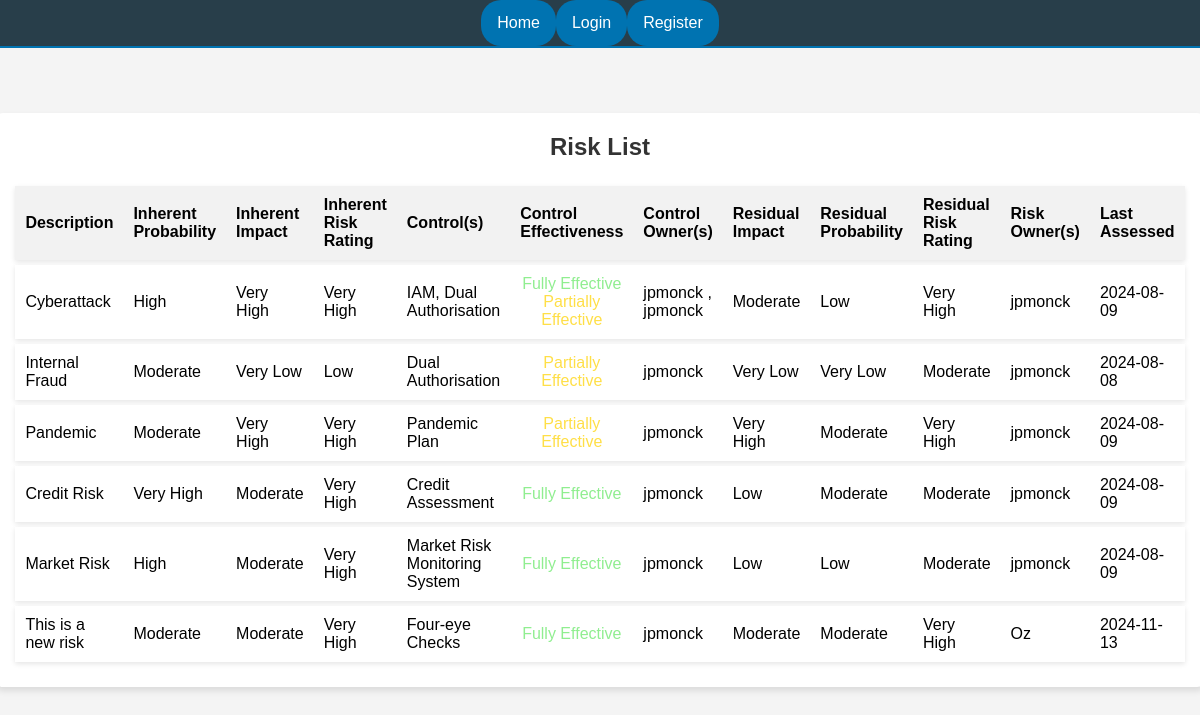
/risks/, run on an earlier commit of the app's database.
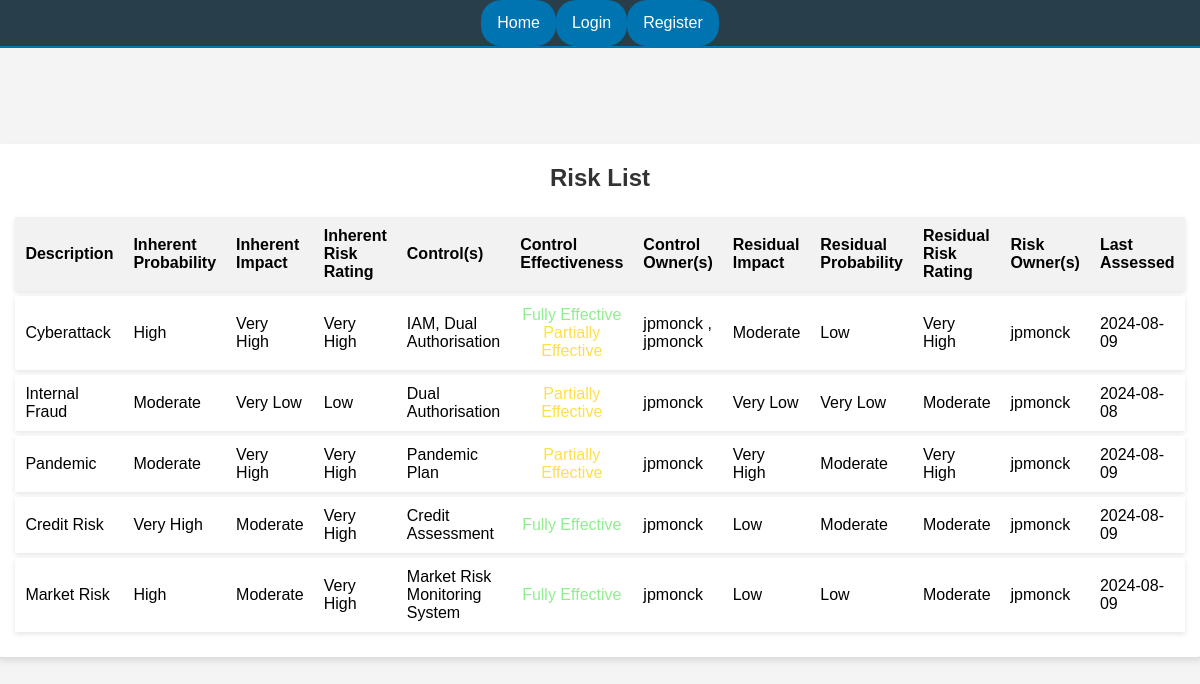
And on a later commit of the database.
### prudence/models.py (models this page shows, shortened)
class Risk(models.Model):
    description = models.TextField()
    inherent_probability = models.IntegerField(choices=PROBABILITY_CHOICES)
    inherent_impact = models.IntegerField(choices=IMPACT_CHOICES)
    inherent_risk_rating = models.DecimalField(
        max_digits=5, decimal_places=2, null=True, blank=True)
    controls = models.ManyToManyField(Control, blank=True)
    residual_impact = models.IntegerField(
        choices=IMPACT_CHOICES, null=True, blank=True)
    residual_probability = models.IntegerField(
        choices=PROBABILITY_CHOICES, null=True, blank=True)
    residual_risk_rating = models.DecimalField(
        max_digits=5, decimal_places=2, null=True, blank=True)
    risk_owner = models.ForeignKey(
        User, related_name='risks_owned', on_delete=models.SET_NULL, null=True)
    last_assessed = models.DateField(auto_now=True)

class Control(models.Model):
    name = models.CharField(max_length=255)
    description = models.TextField()
    EFFECTIVENESS_CHOICES = [
        (0.0, 'Not Effective'),
        (0.5, 'Partially Effective'),
        (1.0, 'Fully Effective'),
    ]
    effectiveness = models.FloatField(
        choices=EFFECTIVENESS_CHOICES, default=0.0)
    owner = models.ForeignKey(
        User, related_name='controls', on_delete=models.SET_NULL, null=True)
    clastassessed = models.DateField(auto_now=True)

### accounts/models.py (models this page shows)
class CustomUser(AbstractUser):
    pass

### prudence/views.py (the view)
# urls.py: path('risks/', views.risk_list, name='risk_list'),
def risk_list(request):
    risks = Risk.objects.all().prefetch_related('controls', 'controls__owner')
    return render(request, 'risk_list.html', {'risks': risks})

### prudence/templatetags/risk_filters.py (called while the page is built)
@register.filter(name='get_description')
def get_description(value, arg):
    if arg == 'prob':
        return dict(PROBABILITY_CHOICES).get(value, 'Unknown')
    elif arg == 'impact':
        return dict(IMPACT_CHOICES).get(value, 'Unknown')

def risk_rating_to_description(value):
    if value < 1.5:
        return 'Very Low'
    elif 1.5 <= value < 3.5:
        return 'Low'
    elif 3.5 <= value < 6.5:
        return 'Moderate'
    elif 6.5 <= value < 8.5:
        return 'High'
    elif value >= 8.5:
        return 'Very High'
    return 'Out of Range'  # For unexpected values

@register.filter
def get_risk_description(value):
    try:
        value = float(value)  # Ensuring the value can be evaluated
        return risk_rating_to_description(value)
    except (TypeError, ValueError):
        return 'Invalid Input'  # In case of non-numeric inputs

### templates/risk_list.html (shortened to what this page needs)
{% extends 'base.html' %}
{% load risk_filters %}
{% block content %}
<div class="container">
    <h1>Risk List</h1>
    <table class="risk-table">
        <thead>
            <tr>
                <th>Description</th>
                <th>Inherent Probability</th>
                <th>Inherent Impact</th>
                <th>Inherent Risk Rating</th>
                <th>Control(s)</th>
                <th>Control Effectiveness</th>
                <th>Control Owner(s)</th>
                <th>Residual Impact</th>
                <th>Residual Probability</th>
                <th>Residual Risk Rating</th>
                <th>Risk Owner(s)</th>
                <th>Last Assessed</th>
            </tr>
        </thead>
        <tbody>
            {% for risk in risks %}
            <tr class="editable-row" data-id="{{ risk.id }}" style="cursor:pointer">
                <td>{{ risk.description }}</td>
                <td>{{ risk.inherent_probability|get_description:'prob' }}</td>
                <td>{{ risk.inherent_impact|get_description:'impact' }}</td>
                <td>{{ risk.inherent_risk_rating|get_risk_description }}</td>
                <td>
                    {% for control in risk.controls.all %}
                        {{ control.name }}{% if not forloop.last %}, {% endif %}
                    {% endfor %}
                </td>
                <td style="text-align: center; vertical-align: middle;">
                    {% for control in risk.controls.all %}
                    <span style="color:
                        {% if control.effectiveness == 0.0 %}#ff6347
                        {% elif control.effectiveness == 0.5 %}#ffdf47
                        {% elif control.effectiveness == 1.0 %}#90ee90
                        {% else %}#000000{% endif %};">
                        {% if control.effectiveness == 0.0 %}
                            Not Effective
                        {% elif control.effectiveness == 0.5 %}
                            Partially Effective
                        {% elif control.effectiveness == 1.0 %}
                            Fully Effective
                        {% else %}
                            Unknown Effectiveness
                        {% endif %}
                    </span><br>
                    {% endfor %}
                </td>
                <td>
                    {% for control in risk.controls.all %}
                        {% if control.owner %}
                            {{ control.owner.username }}
                        {% else %}
                            No owner assigned
                        {% endif %}
                        {% if not forloop.last %}, {% endif %}
                    {% endfor %}
                </td>
                <td>{{ risk.residual_impact|get_description:'prob' }}</td>
                <td>{{ risk.residual_probability|get_description:'impact' }}</td>
                <td>{{ risk.residual_risk_rating|get_risk_description }}</td>
                <td>
                    {% if risk.risk_owner %}
                        {{ risk.risk_owner.username }}
                    {% else %}
                        None assigned
                    {% endif %}
                </td>
                <td>{{ risk.last_assessed|date:"Y-m-d" }}</td>
            </tr>
            {% empty %}
            <tr>
                <td colspan="11">No risks found.</td>
            </tr>
            {% endfor %}
        </tbody>
    </table>
</div>
{% endblock %}

### templates/base.html (shortened to what this page needs)
<!DOCTYPE html>
<html lang="en">
  <head>
    {% load static %}
    <link rel="stylesheet" href="{% static 'css/styles.css' %}" />
  </head>
  <body>
    <header>
      <nav>
        <ul class="navbar" style="align-items: center">
          <li>
            <a href="{% url 'home' %}" class="button">Home</a>
          </li>
          {% if user.is_authenticated %}
            <li>
              <a href="{% url 'risk_list' %}" class="button">Risks</a>
            </li>
            <li>
              <a href="{% url 'add_risk' %}" class="button">Add Risk</a>
            </li>
            <li>
              <a href="{% url 'control_list' %}" class="button">Controls</a>
            </li>
            <li>
              <a href="{% url 'add_control' %}" class="button">Add Control</a>
            </li>
            <li>
              <a href="{% url 'risk_register' %}" class="button">Risk Register</a>
            </li>
            <li>
              <a href="{% url 'assigned_items' %}" class="button">{{ user.username }}</a>
            </li>
            <li>
              <a href="{% url 'logout' %}" class="button">Logout</a>
            </li>
          {% else %}
            <li>
              <a href="{% url 'login' %}" class="button">Login</a>
            </li>
            <li>
              <a href="{% url 'register' %}" class="button">Register</a>
            </li>
          {% endif %}
        </ul>
      </nav>
    </header>
    <main>
      {% block content %}
      {% endblock %}
    </main>
  </body>
</html>

### static/css/styles.css (style rules this page uses)
body, h1, p, form, input { margin: 0; padding: 0; font-family: Arial, sans-serif; }
body { background-color: #f4f4f4; display: flex; justify-content: center; align-items: center; height: 100vh; }
.container { background: #fff; padding: 20px; border-radius: 8px; box-shadow: 0 4px 6px rgba(0, 0, 0, 0.1); width: auto; max-width: 1200px; margin: 20px auto; }
h1 { font-size: 24px; color: #333; text-align: center; margin-bottom: 20px; }
.navbar { list-style-type: none; margin: 0 auto; padding: 0; overflow: hidden; background-color: #283e4a; display: flex; justify-content: center; align-items: center; width: 100%; position: fixed; top: 0; left: 0; right: 0; border-bottom: 2px solid #0073b1; }
.navbar li { display: inline-block; }
.navbar li a { display: block; color: white; text-align: center; padding: 14px 16px; text-decoration: none; transition: background-color 0.3s; }
.button, input[type="submit"] { background-color: #0073b1; color: white; border: none; cursor: pointer; padding: 10px 20px; border-radius: 20px; transition: background 0.3s ease; }
.risk-table { width: 100%; border-collapse: separate; border-spacing: 0 5px; }
.risk-table th, .risk-table td { background: white; padding: 10px; border: 0px solid #ddd; }
.risk-table th { background-color: #f2f2f2; text-align: left; }
.risk-table tr { box-shadow: 0 2px 5px rgba(0,0,0,0.1); }

What changed in the data, as far as the page shows it:
removed Risk: description "This is a new risk", inherent_probability|get_description "Moderate", inherent_impact|get_description "Moderate", inherent_risk_rating|get_risk_description "Very High", residual_impact|get_description "Moderate", residual_probability|get_description "Moderate", residual_risk_rating|get_risk_description "Very High", risk_owner.username "Oz", last_assessed "2024-11-13"
no longer on this page (row unchanged): Control: name "Four-eye Checks", effectiveness "Fully Effective", owner.username "jpmonck"
